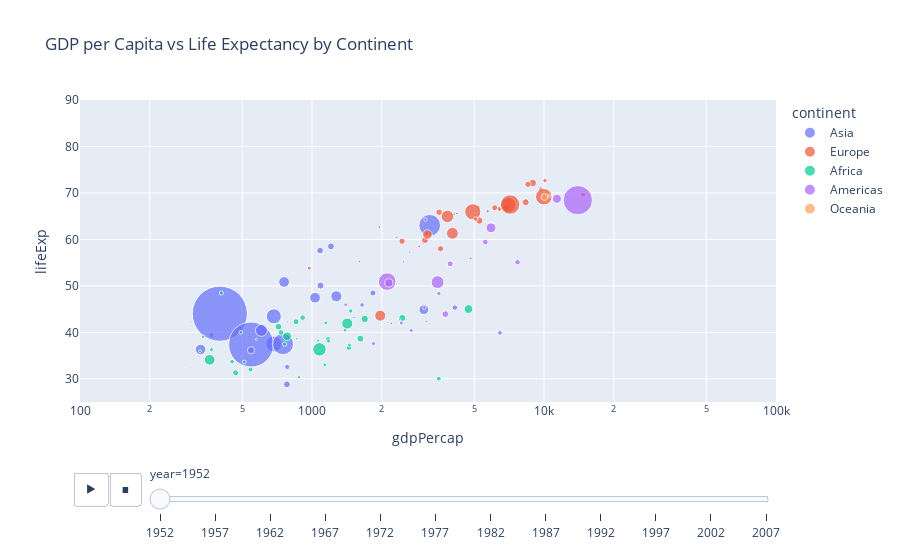

Source (notebook cell):
### Code cell
import plotly.express as px
# Create a box plot using Plotly Express
df = px.data.gapminder()
px.scatter(df, x="gdpPercap", y="lifeExp", color="continent", size="pop",
           hover_name="country", log_x=True, size_max=60,
           animation_frame="year", range_x=[100, 100000], range_y=[25, 90],
           title="GDP per Capita vs Life Expectancy by Continent")

### Figure 1 — Plotly figure (JSON) as saved in the notebook; plotly's stock layout.template omitted (floating-point values rounded to 4 significant figures)
{"data": [{"hovertemplate": "<b>%{hovertext}</b><br><br>continent=Asia<br>year=1952<br>gdpPercap=%{x}<br>lifeExp=%{y}<br>pop=%{marker.size}<extra></extra>", "hovertext": ["Afghanistan", "Bahrain", "Bangladesh", "Cambodia", "China", "Hong Kong, China", "India", "Indonesia", "Iran", "Iraq", "Israel", "Japan", "Jordan", "Korea, Dem. Rep.", "Korea, Rep.", "Kuwait", "Lebanon", "Malaysia", "Mongolia", "Myanmar", "Nepal", "Oman", "Pakistan", "Philippines", "Saudi Arabia", "Singapore", "Sri Lanka", "Syria", "Taiwan", "Thailand", "Vietnam", "West Bank and Gaza", "Yemen, Rep."], "legendgroup": "Asia", "marker": {"color": "#636efa", "size": [8425333, 120447, 46886859, 4693836, 556263527, 2125900, 372000000, 82052000, 17272000, 5441766, 1620914, 86459025, 607914, 8865488, 20947571, 160000, 1439529, 6748378, 800663, 20092996, 9182536, 507833, 41346560, 22438691, 4005677, 1127000, 7982342, 3661549, 8550362, 21289402, 26246839, 1030585, 4963829], "sizemode": "area", "sizeref": 366300.0, "symbol": "circle"}, "mode": "markers", "name": "Asia", "orientation": "v", "showlegend": true, "type": "scatter", "x": [779.4, 9867.0, 684.2, 368.5, 400.4, 3054.0, 546.6, 749.7, 3035.0, 4130.0, 4087.0, 3217.0, 1547.0, 1088.0, 1031.0, 108400.0, 4835.0, 1831.0, 786.6, 331.0, 545.9, 1828.0, 684.6, 1273.0, 6460.0, 2315.0, 1084.0, 1643.0, 1207.0, 757.8, 605.1, 1516.0, 781.7], "xaxis": "x", "y": [28.8, 50.94, 37.48, 39.42, 44.0, 60.96, 37.37, 37.47, 44.87, 45.32, 65.39, 63.03, 43.16, 50.06, 47.45, 55.56, 55.93, 48.46, 42.24, 36.32, 36.16, 37.58, 43.44, 47.75, 39.88, 60.4, 57.59, 45.88, 58.5, 50.85, 40.41, 43.16, 32.55], "yaxis": "y"}, {"hovertemplate": "<b>%{hovertext}</b><br><br>continent=Europe<br>year=1952<br>gdpPercap=%{x}<br>lifeExp=%{y}<br>pop=%{marker.size}<extra></extra>", "hovertext": ["Albania", "Austria", "Belgium", "Bosnia and Herzegovina", "Bulgaria", "Croatia", "Czech Republic", "Denmark", "Finland", "France", "Germany", "Greece", "Hungary", "Iceland", "Ireland", "Italy", "Montenegro", "Netherlands", "Norway", "Poland", "Portugal", "Romania", "Serbia", "Slovak Republic", "Slovenia", "Spain", "Sweden", "Switzerland", "Turkey", "United Kingdom"], "legendgroup": "Europe", "marker": {"color": "#EF553B", "size": [1282697, 6927772, 8730405, 2791000, 7274900, 3882229, 9125183, 4334000, 4090500, 42459667, 69145952, 7733250, 9504000, 147962, 2952156, 47666000, 413834, 10381988, 3327728, 25730551, 8526050, 16630000, 6860147, 3558137, 1489518, 28549870, 7124673, 4815000, 22235677, 50430000], "sizemode": "area", "sizeref": 366300.0, "symbol": "circle"}, "mode": "markers", "name": "Europe", "orientation": "v", "showlegend": true, "type": "scatter", "x": [1601.0, 6137.0, 8343.0, 973.5, 2444.0, 3119.0, 6876.0, 9692.0, 6425.0, 7030.0, 7144.0, 3531.0, 5264.0, 7268.0, 5210.0, 4931.0, 2648.0, 8942.0, 10100.0, 4029.0, 3068.0, 3145.0, 3581.0, 5075.0, 4215.0, 3834.0, 8528.0, 14730.0, 1969.0, 9980.0], "xaxis": "x", "y": [55.23, 66.8, 68.0, 53.82, 59.6, 61.21, 66.87, 70.78, 66.55, 67.41, 67.5, 65.86, 64.03, 72.49, 66.91, 65.94, 59.16, 72.13, 72.67, 61.31, 59.82, 61.05, 58.0, 64.36, 65.57, 64.94, 71.86, 69.62, 43.59, 69.18], "yaxis": "y"}, {"hovertemplate": "<b>%{hovertext}</b><br><br>continent=Africa<br>year=1952<br>gdpPercap=%{x}<br>lifeExp=%{y}<br>pop=%{marker.size}<extra></extra>", "hovertext": ["Algeria", "Angola", "Benin", "Botswana", "Burkina Faso", "Burundi", "Cameroon", "Central African Republic", "Chad", "Comoros", "Congo, Dem. Rep.", "Congo, Rep.", "Cote d'Ivoire", "Djibouti", "Egypt", "Equatorial Guinea", "Eritrea", "Ethiopia", "Gabon", "Gambia", "Ghana", "Guinea", "Guinea-Bissau", "Kenya", "Lesotho", "Liberia", "Libya", "Madagascar", "Malawi", "Mali", "Mauritania", "Mauritius", "Morocco", "Mozambique", "Namibia", "Niger", "Nigeria", "Reunion", "Rwanda", "Sao Tome and Principe", "Senegal", "Sierra Leone", "Somalia", "South Africa", "Sudan", "Swaziland", "Tanzania", "Togo", "Tunisia", "Uganda", "Zambia", "Zimbabwe"], "legendgroup": "Africa", "marker": {"color": "#00cc96", "size": [9279525, 4232095, 1738315, 442308, 4469979, 2445618, 5009067, 1291695, 2682462, 153936, 14100005, 854885, 2977019, 63149, 22223309, 216964, 1438760, 20860941, 420702, 284320, 5581001, 2664249, 580653, 6464046, 748747, 863308, 1019729, 4762912, 2917802, 3838168, 1022556, 516556, 9939217, 6446316, 485831, 3379468, 33119096, 257700, 2534927, 60011, 2755589, 2143249, 2526994, 14264935, 8504667, 290243, 8322925, 1219113, 3647735, 5824797, 2672000, 3080907], "sizemode": "area", "sizeref": 366300.0, "symbol": "circle"}, "mode": "markers", "name": "Africa", "orientation": "v", "showlegend": true, "type": "scatter", "x": [2449.0, 3521.0, 1063.0, 851.2, 543.3, 339.3, 1173.0, 1071.0, 1179.0, 1103.0, 780.5, 2126.0, 1389.0, 2670.0, 1419.0, 375.6, 328.9, 362.1, 4293.0, 485.2, 911.3, 510.2, 299.9, 853.5, 298.8, 575.6, 2388.0, 1443.0, 369.2, 452.3, 743.1, 1968.0, 1688.0, 468.5, 2424.0, 761.9, 1077.0, 2719.0, 493.3, 879.6, 1450.0, 879.8, 1136.0, 4725.0, 1616.0, 1148.0, 716.7, 859.8, 1468.0, 734.8, 1147.0, 406.9], "xaxis": "x", "y": [43.08, 30.02, 38.22, 47.62, 31.98, 39.03, 38.52, 35.46, 38.09, 40.72, 39.14, 42.11, 40.48, 34.81, 41.89, 34.48, 35.93, 34.08, 37.0, 30.0, 43.15, 33.61, 32.5, 42.27, 42.14, 38.48, 42.72, 36.68, 36.26, 33.69, 40.54, 50.99, 42.87, 31.29, 41.73, 37.44, 36.32, 52.72, 40.0, 46.47, 37.28, 30.33, 32.98, 45.01, 38.63, 41.41, 41.22, 38.6, 44.6, 39.98, 42.04, 48.45], "yaxis": "y"}, {"hovertemplate": "<b>%{hovertext}</b><br><br>continent=Americas<br>year=1952<br>gdpPercap=%{x}<br>lifeExp=%{y}<br>pop=%{marker.size}<extra></extra>", "hovertext": ["Argentina", "Bolivia", "Brazil", "Canada", "Chile", "Colombia", "Costa Rica", "Cuba", "Dominican Republic", "Ecuador", "El Salvador", "Guatemala", "Haiti", "Honduras", "Jamaica", "Mexico", "Nicaragua", "Panama", "Paraguay", "Peru", "Puerto Rico", "Trinidad and Tobago", "United States", "Uruguay", "Venezuela"], "legendgroup": "Americas", "marker": {"color": "#ab63fa", "size": [17876956, 2883315, 56602560, 14785584, 6377619, 12350771, 926317, 6007797, 2491346, 3548753, 2042865, 3146381, 3201488, 1517453, 1426095, 30144317, 1165790, 940080, 1555876, 8025700, 2227000, 662850, 157553000, 2252965, 5439568], "sizemode": "area", "sizeref": 366300.0, "symbol": "circle"}, "mode": "markers", "name": "Americas", "orientation": "v", "showlegend": true, "type": "scatter", "x": [5911.0, 2677.0, 2109.0, 11370.0, 3940.0, 2144.0, 2627.0, 5587.0, 1398.0, 3522.0, 3048.0, 2428.0, 1840.0, 2195.0, 2899.0, 3478.0, 3112.0, 2480.0, 1952.0, 3759.0, 3082.0, 3023.0, 13990.0, 5717.0, 7690.0], "xaxis": "x", "y": [62.48, 40.41, 50.92, 68.75, 54.74, 50.64, 57.21, 59.42, 45.93, 48.36, 45.26, 42.02, 37.58, 41.91, 58.53, 50.79, 42.31, 55.19, 62.65, 43.9, 64.28, 59.1, 68.44, 66.07, 55.09], "yaxis": "y"}, {"hovertemplate": "<b>%{hovertext}</b><br><br>continent=Oceania<br>year=1952<br>gdpPercap=%{x}<br>lifeExp=%{y}<br>pop=%{marker.size}<extra></extra>", "hovertext": ["Australia", "New Zealand"], "legendgroup": "Oceania", "marker": {"color": "#FFA15A", "size": [8691212, 1994794], "sizemode": "area", "sizeref": 366300.0, "symbol": "circle"}, "mode": "markers", "name": "Oceania", "orientation": "v", "showlegend": true, "type": "scatter", "x": [10040.0, 10560.0], "xaxis": "x", "y": [69.12, 69.39], "yaxis": "y"}], "layout": {"legend": {"itemsizing": "constant", "title": {"text": "continent"}, "tracegroupgap": 0}, "sliders": [{"active": 0, "currentvalue": {"prefix": "year="}, "len": 0.9, "pad": {"b": 10, "t": 60}, "steps": [{"args": [["1952"], {"frame": {"duration": 0, "redraw": false}, "fromcurrent": true, "mode": "immediate", "transition": {"duration": 0, "easing": "linear"}}], "label": "1952", "method": "animate"}, {"args": [["1957"], {"frame": {"duration": 0, "redraw": false}, "fromcurrent": true, "mode": "immediate", "transition": {"duration": 0, "easing": "linear"}}], "label": "1957", "method": "animate"}, {"args": [["1962"], {"frame": {"duration": 0, "redraw": false}, "fromcurrent": true, "mode": "immediate", "transition": {"duration": 0, "easing": "linear"}}], "label": "1962", "method": "animate"}, {"args": [["1967"], {"frame": {"duration": 0, "redraw": false}, "fromcurrent": true, "mode": "immediate", "transition": {"duration": 0, "easing": "linear"}}], "label": "1967", "method": "animate"}, {"args": [["1972"], {"frame": {"duration": 0, "redraw": false}, "fromcurrent": true, "mode": "immediate", "transition": {"duration": 0, "easing": "linear"}}], "label": "1972", "method": "animate"}, {"args": [["1977"], {"frame": {"duration": 0, "redraw": false}, "fromcurrent": true, "mode": "immediate", "transition": {"duration": 0, "easing": "linear"}}], "label": "1977", "method": "animate"}, {"args": [["1982"], {"frame": {"duration": 0, "redraw": false}, "fromcurrent": true, "mode": "immediate", "transition": {"duration": 0, "easing": "linear"}}], "label": "1982", "method": "animate"}, {"args": [["1987"], {"frame": {"duration": 0, "redraw": false}, "fromcurrent": true, "mode": "immediate", "transition": {"duration": 0, "easing": "linear"}}], "label": "1987", "method": "animate"}, {"args": [["1992"], {"frame": {"duration": 0, "redraw": false}, "fromcurrent": true, "mode": "immediate", "transition": {"duration": 0, "easing": "linear"}}], "label": "1992", "method": "animate"}, {"args": [["1997"], {"frame": {"duration": 0, "redraw": false}, "fromcurrent": true, "mode": "immediate", "transition": {"duration": 0, "easing": "linear"}}], "label": "1997", "method": "animate"}, {"args": [["2002"], {"frame": {"duration": 0, "redraw": false}, "fromcurrent": true, "mode": "immediate", "transition": {"duration": 0, "easing": "linear"}}], "label": "2002", "method": "animate"}, {"args": [["2007"], {"frame": {"duration": 0, "redraw": false}, "fromcurrent": true, "mode": "immediate", "transition": {"duration": 0, "easing": "linear"}}], "label": "2007", "method": "animate"}], "x": 0.1, "xanchor": "left", "y": 0, "yanchor": "top"}], "title": {"text": "GDP per Capita vs Life Expectancy by Continent"}, "updatemenus": [{"buttons": [{"args": [null, {"frame": {"duration": 500, "redraw": false}, "fromcurrent": true, "mode": "immediate", "transition": {"duration": 500, "easing": "linear"}}], "label": "&#9654;", "method": "animate"}, {"args": [[null], {"frame": {"duration": 0, "redraw": false}, "fromcurrent": true, "mode": "immediate", "transition": {"duration": 0, "easing": "linear"}}], "label": "&#9724;", "method": "animate"}], "direction": "left", "pad": {"r": 10, "t": 70}, "showactive": false, "type": "buttons", "x": 0.1, "xanchor": "right", "y": 0, "yanchor": "top"}], "xaxis": {"anchor": "y", "domain": [0, 1], "range": [2, 5], "title": {"text": "gdpPercap"}, "type": "log"}, "yaxis": {"anchor": "x", "domain": [0, 1], "range": [25, 90], "title": {"text": "lifeExp"}}}}
